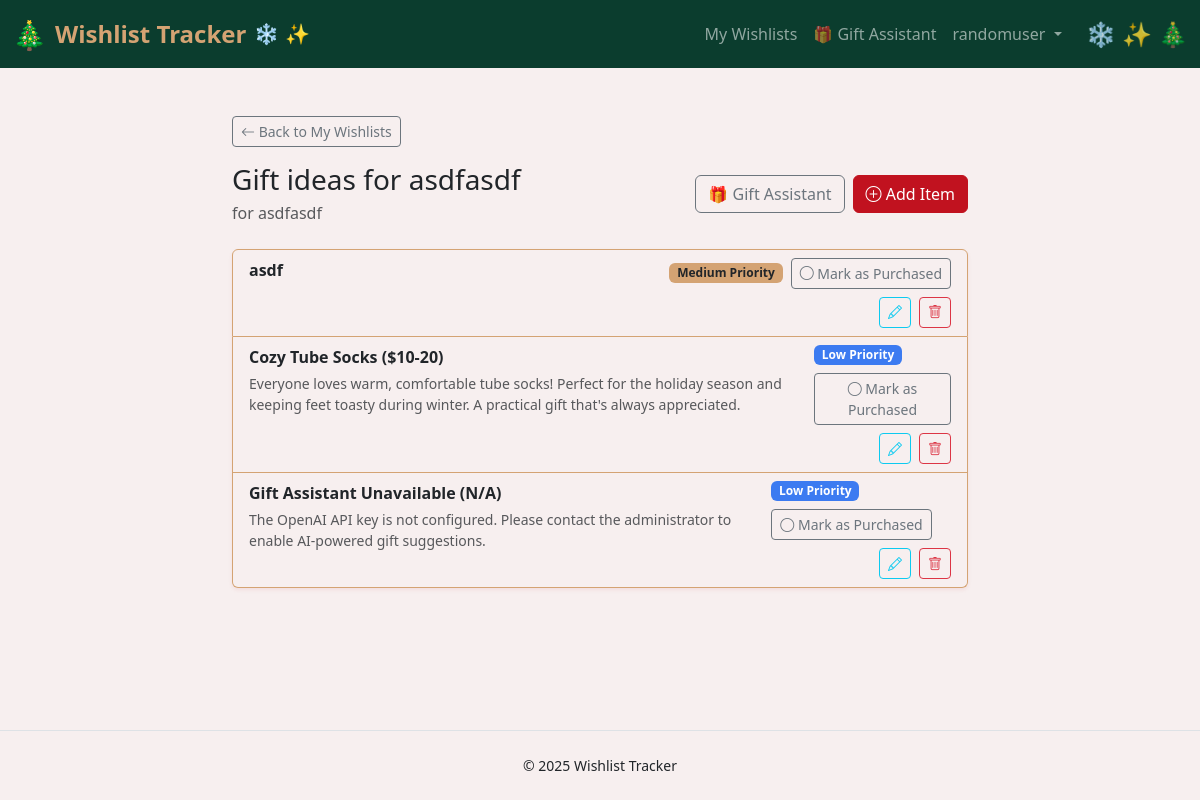
Page /wishlists/5/ (signed in) on the committed database.
### wishlist/models.py (models this page shows, shortened)
class Wishlist(models.Model):
    user = models.ForeignKey(settings.AUTH_USER_MODEL, on_delete=models.CASCADE, related_name="wishlists")
    person_name = models.CharField(max_length=120)
    title = models.CharField(max_length=200)
    created_at = models.DateTimeField(auto_now_add=True)
    updated_at = models.DateTimeField(auto_now=True)
    class Meta:
        ordering = ["-updated_at", "-created_at"]

class WishlistItem(models.Model):
    wishlist = models.ForeignKey(Wishlist, on_delete=models.CASCADE, related_name="items")
    description = models.CharField(max_length=300)
    url = models.URLField(blank=True)
    notes = models.TextField(blank=True)
    is_purchased = models.BooleanField(default=False)
    priority = models.PositiveSmallIntegerField(default=3)  # 1=High, 2=Med, 3=Low by default
    created_at = models.DateTimeField(auto_now_add=True)
    class Meta:
        ordering = ["is_purchased", "priority", "-created_at"]

### wishlist/views.py (the view)
# urls.py: path('wishlists/<int:pk>/', views.wishlist_detail, name='wishlist_detail'),
@login_required
def wishlist_detail(request, pk):
    wl = get_object_or_404(Wishlist, pk=pk, user=request.user)
    return render(request, "wishlist/wishlist_detail.html", {"wishlist": wl, "items": wl.items.all()})

### wishlist/templates/wishlist/wishlist_detail.html (shortened to what this page needs)
{% extends "base.html" %}
{% block content %}
<main class="container py-4 py-md-5">
  <div class="row justify-content-center">
    <div class="col-12 col-lg-10 col-xl-8">
      <div class="mb-3">
        <a class="btn btn-outline-secondary btn-sm" href="{% url 'wishlist_list' %}">
          <i class="bi bi-arrow-left"></i> Back to My Wishlists
        </a>
      </div>
      <header class="d-flex flex-column flex-sm-row justify-content-between align-items-start align-items-sm-center gap-3 mb-4">
        <div>
          <h1 class="h3 mb-1">{{ wishlist.title }}</h1>
          <p class="text-muted mb-0">for {{ wishlist.person_name }}</p>
        </div>
        <div class="d-flex gap-2 flex-wrap">
          <a class="btn btn-outline-secondary" href="{% url 'gift_assistant' %}">
            🎁 Gift Assistant
          </a>
          <a class="btn btn-primary" href="{% url 'item_create' wishlist.pk %}">
            <i class="bi bi-plus-circle"></i> Add Item
          </a>
        </div>
      </header>
      {% if items %}
      <ul class="list-group shadow-sm">
        {% for item in items %}
          <li class="list-group-item {% if item.is_purchased %}bg-light{% endif %}">
            <div class="d-flex flex-column flex-md-row justify-content-between gap-3">
              <div class="flex-grow-1">
                <div class="fw-semibold mb-1 {% if item.is_purchased %}text-decoration-line-through text-muted{% endif %}">
                  {{ item.description }}
                </div>
                {% if item.notes %}
                  <div class="small text-muted">{{ item.notes }}</div>
                {% endif %}
              </div>
              <div class="d-flex flex-row flex-md-column align-items-start align-items-md-end gap-2">
                <div class="d-flex flex-wrap gap-2 align-items-center">
                  {% if item.priority == 1 %}
                    <span class="badge bg-danger">High Priority</span>
                  {% elif item.priority == 2 %}
                    <span class="badge bg-warning text-dark">Medium Priority</span>
                  {% else %}
                    <span class="badge bg-info text-dark">Low Priority</span>
                  {% endif %}
                  <form method="post" action="{% url 'item_toggle_purchased' wishlist.pk item.pk %}" class="d-inline">
                    <button type="submit" class="btn btn-sm {% if item.is_purchased %}btn-success{% else %}btn-outline-secondary{% endif %}"
                            title="Mark as {% if item.is_purchased %}not purchased{% else %}purchased{% endif %}">
                      <i class="bi bi-{% if item.is_purchased %}check-circle-fill{% else %}circle{% endif %}"></i>
                      <span class="d-none d-sm-inline">{{ item.is_purchased|yesno:'Purchased,Mark as Purchased' }}</span>
                    </button>
                  </form>
                </div>
                <div class="d-flex gap-2">
                  <a href="{% url 'item_edit' wishlist.pk item.pk %}" class="btn btn-sm btn-outline-info" title="Edit item">
                    <i class="bi bi-pencil"></i>
                  </a>
                  <form method="post" action="{% url 'item_delete' wishlist.pk item.pk %}" class="d-inline">
                    <button type="submit" class="btn btn-sm btn-outline-danger" onclick="return confirm('Are you sure you want to delete this item?')" title="Delete item">
                      <i class="bi bi-trash"></i>
                    </button>
                  </form>
                </div>
              </div>
            </div>
          </li>
        {% endfor %}
      </ul>
      {% else %}
        <div class="alert alert-info" role="alert">
          No items yet. <a href="{% url 'item_create' wishlist.pk %}" class="alert-link">Add your first item!</a>
        </div>
      {% endif %}
    </div>
  </div>
</main>
{% endblock %}

### templates/navbar.html (shortened to what this page needs)
<nav class="navbar navbar-expand-lg navbar-dark bg-primary">
  <div class="container-fluid">
    <a class="navbar-brand d-flex align-items-center gap-2" href="{% url 'home' %}">
      <span style="font-size: 1.75rem;">🎄</span>
      <strong>Wishlist Tracker</strong>
      <span class="d-none d-md-inline" style="font-size: 1.25rem;">❄️ ✨</span>
    </a>
    <div class="collapse navbar-collapse" id="navbarNav">
      <ul class="navbar-nav ms-auto">
        {% if user.is_authenticated %}
          <li class="nav-item">
            <a class="nav-link" href="{% url 'wishlist_list' %}">My Wishlists</a>
          </li>
          <li class="nav-item">
            <a class="nav-link" href="{% url 'gift_assistant' %}">🎁 Gift Assistant</a>
          </li>
          <li class="nav-item dropdown">
            <a class="nav-link dropdown-toggle" href="#" id="navbarDropdown" role="button"
               data-bs-toggle="dropdown" aria-expanded="false">
              {{ user.username }}
            </a>
          </li>
        {% endif %}
      </ul>
    </div>
  </div>
</nav>

### assets/css/christmas-theme.css (style rules this page uses)
:root { --christmas-red: #C1121F; --christmas-green: #0B3D2E; --christmas-frost: #F7EFEF; --christmas-gold: #D4A373; --tech-dark: #1A1D23; --tech-blue: #3C7BF1; --tech-light-blue: #AECBFA; --tech-white: #F5F5F5; }
.btn-primary { background-color: var(--christmas-red); border-color: var(--christmas-red); }
.navbar-dark.bg-primary { background-color: var(--christmas-green) !important; }
a { color: var(--christmas-red); }
body.bg-light { background-color: var(--christmas-frost) !important; }
.shadow-sm, .shadow { box-shadow: 0 0.125rem 0.25rem rgba(193, 18, 31, 0.075) !important; }
.badge.bg-warning { background-color: var(--christmas-gold) !important; }
.badge.bg-info { background-color: var(--tech-blue) !important; color: white !important; }
.navbar-brand { color: var(--christmas-gold) !important; font-weight: 600; font-size: 1.25rem; }
.navbar-brand strong { font-size: 1.5rem; }
.navbar::after { display: none; }
.navbar .container-fluid::after { content: '❄️ ✨ 🎄'; font-size: 1.5rem; opacity: 0.8; margin-left: 1rem; vertical-align: middle; }
.list-group-item { background-color: var(--christmas-frost); border-color: var(--christmas-gold); }

### rows in the picture
Wishlist: title "Gift ideas for asdfasdf", person_name "asdfasdf"
WishlistItem: description "asdf", priority "Medium Priority", is_purchased "Mark as Purchased"
WishlistItem: description "Cozy Tube Socks ($10-20)", notes "Everyone loves warm, comfortable tube socks! Perfect for the holiday season and keeping feet toasty during winter. A practical gift that's always appreciated.", priority "Low Priority", is_purchased "Mark as Purchased"
WishlistItem: description "Gift Assistant Unavailable (N/A)", notes "The OpenAI API key is not configured. Please contact the administrator to enable AI-powered gift suggestions.", priority "Low Priority", is_purchased "Mark as Purchased"

### other values in the picture
{{ user.username }} "randomuser"
{{ now|default:2025 }} "2025"
